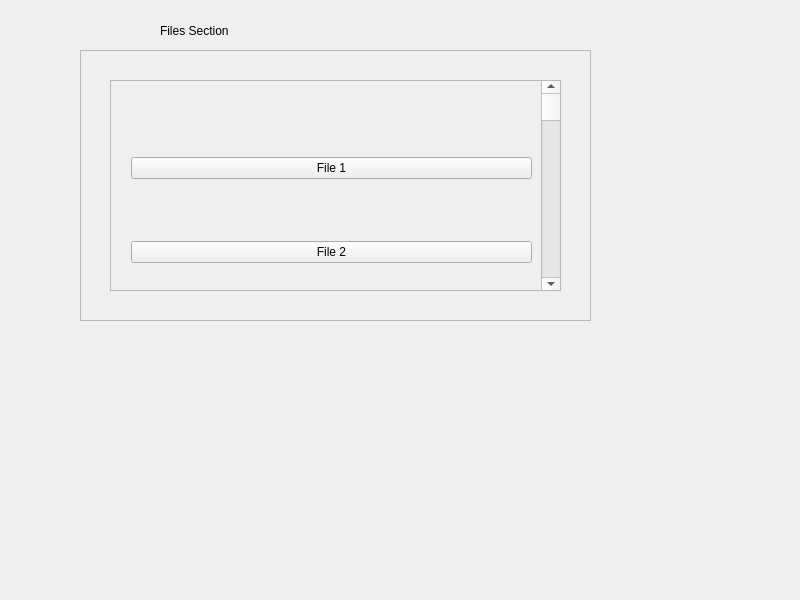
<?xml version="1.0" encoding="UTF-8"?>
<ui version="4.0">
 <class>MainWindow</class>
 <widget class="QMainWindow" name="MainWindow">
  <property name="geometry">
   <rect>
    <x>0</x>
    <y>0</y>
    <width>800</width>
    <height>600</height>
   </rect>
  </property>
  <property name="windowTitle">
   <string>MainWindow</string>
  </property>
  <widget class="QWidget" name="centralwidget">
   <widget class="QScrollArea" name="scrollArea">
    <property name="geometry">
     <rect>
      <x>110</x>
      <y>80</y>
      <width>451</width>
      <height>211</height>
     </rect>
    </property>
    <property name="autoFillBackground">
     <bool>true</bool>
    </property>
    <property name="widgetResizable">
     <bool>true</bool>
    </property>
    <widget class="QWidget" name="scrollAreaWidgetContents">
     <property name="geometry">
      <rect>
       <x>0</x>
       <y>0</y>
       <width>449</width>
       <height>209</height>
      </rect>
     </property>
     <widget class="QWidget" name="gridLayoutWidget">
      <property name="geometry">
       <rect>
        <x>20</x>
        <y>20</y>
        <width>401</width>
        <height>471</height>
       </rect>
      </property>
      <layout class="QGridLayout" name="gridLayout">
       <item row="0" column="0">
        <widget class="QPushButton" name="pushButton">
         <property name="text">
          <string>File 1</string>
         </property>
        </widget>
       </item>
       <item row="3" column="0">
        <widget class="QPushButton" name="pushButton_4">
         <property name="text">
          <string>PushButton</string>
         </property>
        </widget>
       </item>
       <item row="1" column="0">
        <widget class="QPushButton" name="pushButton_2">
         <property name="text">
          <string>File 2</string>
         </property>
        </widget>
       </item>
       <item row="2" column="0">
        <widget class="QPushButton" name="pushButton_3">
         <property name="text">
          <string>PushButton</string>
         </property>
        </widget>
       </item>
       <item row="4" column="0">
        <widget class="QPushButton" name="pushButton_5">
         <property name="text">
          <string>PushButton</string>
         </property>
        </widget>
       </item>
      </layout>
     </widget>
     <widget class="QScrollBar" name="verticalScrollBar">
      <property name="geometry">
       <rect>
        <x>430</x>
        <y>-1</y>
        <width>20</width>
        <height>211</height>
       </rect>
      </property>
      <property name="orientation">
       <enum>Qt::Vertical</enum>
      </property>
     </widget>
    </widget>
   </widget>
   <widget class="QFrame" name="frame">
    <property name="geometry">
     <rect>
      <x>80</x>
      <y>50</y>
      <width>511</width>
      <height>271</height>
     </rect>
    </property>
    <property name="frameShape">
     <enum>QFrame::StyledPanel</enum>
    </property>
    <property name="frameShadow">
     <enum>QFrame::Raised</enum>
    </property>
   </widget>
   <widget class="QLabel" name="label">
    <property name="geometry">
     <rect>
      <x>160</x>
      <y>20</y>
      <width>351</width>
      <height>21</height>
     </rect>
    </property>
    <property name="text">
     <string>Files Section</string>
    </property>
   </widget>
   <zorder>frame</zorder>
   <zorder>horizontalSpacer</zorder>
   <zorder>scrollArea</zorder>
   <zorder>label</zorder>
  </widget>
  <widget class="QMenuBar" name="menubar">
   <property name="geometry">
    <rect>
     <x>0</x>
     <y>0</y>
     <width>800</width>
     <height>23</height>
    </rect>
   </property>
  </widget>
 </widget>
 <resources/>
 <connections/>
</ui>
